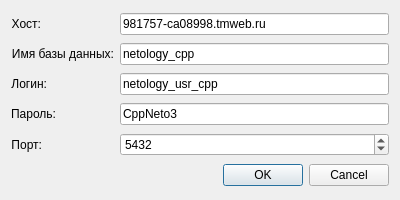
<?xml version="1.0" encoding="UTF-8"?>
<ui version="4.0">
 <class>DbData</class>
 <widget class="QDialog" name="DbData">
  <property name="geometry">
   <rect>
    <x>0</x>
    <y>0</y>
    <width>400</width>
    <height>200</height>
   </rect>
  </property>
  <property name="windowTitle">
   <string>Dialog</string>
  </property>
  <layout class="QGridLayout" name="gridLayout">
   <item row="1" column="0">
    <widget class="QLabel" name="lb_dbName">
     <property name="sizePolicy">
      <sizepolicy hsizetype="Maximum" vsizetype="Preferred">
       <horstretch>0</horstretch>
       <verstretch>0</verstretch>
      </sizepolicy>
     </property>
     <property name="text">
      <string>Имя базы данных:</string>
     </property>
     <property name="alignment">
      <set>Qt::AlignRight|Qt::AlignTrailing|Qt::AlignVCenter</set>
     </property>
    </widget>
   </item>
   <item row="2" column="1">
    <widget class="QLineEdit" name="le_login">
     <property name="sizePolicy">
      <sizepolicy hsizetype="Preferred" vsizetype="Fixed">
       <horstretch>0</horstretch>
       <verstretch>0</verstretch>
      </sizepolicy>
     </property>
     <property name="text">
      <string>netology_usr_cpp</string>
     </property>
    </widget>
   </item>
   <item row="1" column="1">
    <widget class="QLineEdit" name="le_dbName">
     <property name="sizePolicy">
      <sizepolicy hsizetype="Preferred" vsizetype="Fixed">
       <horstretch>0</horstretch>
       <verstretch>0</verstretch>
      </sizepolicy>
     </property>
     <property name="text">
      <string>netology_cpp</string>
     </property>
    </widget>
   </item>
   <item row="3" column="0">
    <widget class="QLabel" name="lb_pass">
     <property name="sizePolicy">
      <sizepolicy hsizetype="Maximum" vsizetype="Preferred">
       <horstretch>0</horstretch>
       <verstretch>0</verstretch>
      </sizepolicy>
     </property>
     <property name="text">
      <string>Пароль:</string>
     </property>
     <property name="alignment">
      <set>Qt::AlignRight|Qt::AlignTrailing|Qt::AlignVCenter</set>
     </property>
    </widget>
   </item>
   <item row="3" column="1">
    <widget class="QLineEdit" name="le_pass">
     <property name="sizePolicy">
      <sizepolicy hsizetype="Preferred" vsizetype="Fixed">
       <horstretch>0</horstretch>
       <verstretch>0</verstretch>
      </sizepolicy>
     </property>
     <property name="text">
      <string>CppNeto3</string>
     </property>
    </widget>
   </item>
   <item row="4" column="0">
    <widget class="QLabel" name="lb_port">
     <property name="sizePolicy">
      <sizepolicy hsizetype="Maximum" vsizetype="Preferred">
       <horstretch>0</horstretch>
       <verstretch>0</verstretch>
      </sizepolicy>
     </property>
     <property name="text">
      <string>Порт:</string>
     </property>
     <property name="alignment">
      <set>Qt::AlignRight|Qt::AlignTrailing|Qt::AlignVCenter</set>
     </property>
    </widget>
   </item>
   <item row="0" column="0">
    <widget class="QLabel" name="lb_host">
     <property name="sizePolicy">
      <sizepolicy hsizetype="Fixed" vsizetype="Minimum">
       <horstretch>35</horstretch>
       <verstretch>0</verstretch>
      </sizepolicy>
     </property>
     <property name="text">
      <string>Хост:</string>
     </property>
     <property name="alignment">
      <set>Qt::AlignRight|Qt::AlignTrailing|Qt::AlignVCenter</set>
     </property>
    </widget>
   </item>
   <item row="5" column="0" colspan="2">
    <widget class="QDialogButtonBox" name="buttonBox">
     <property name="orientation">
      <enum>Qt::Horizontal</enum>
     </property>
     <property name="standardButtons">
      <set>QDialogButtonBox::Cancel|QDialogButtonBox::Ok</set>
     </property>
    </widget>
   </item>
   <item row="0" column="1">
    <widget class="QLineEdit" name="le_host">
     <property name="sizePolicy">
      <sizepolicy hsizetype="Minimum" vsizetype="Fixed">
       <horstretch>0</horstretch>
       <verstretch>0</verstretch>
      </sizepolicy>
     </property>
     <property name="text">
      <string>981757-ca08998.tmweb.ru</string>
     </property>
    </widget>
   </item>
   <item row="2" column="0">
    <widget class="QLabel" name="lb_login">
     <property name="sizePolicy">
      <sizepolicy hsizetype="Maximum" vsizetype="Preferred">
       <horstretch>0</horstretch>
       <verstretch>0</verstretch>
      </sizepolicy>
     </property>
     <property name="text">
      <string>Логин:</string>
     </property>
     <property name="alignment">
      <set>Qt::AlignRight|Qt::AlignTrailing|Qt::AlignVCenter</set>
     </property>
    </widget>
   </item>
   <item row="4" column="1">
    <widget class="QSpinBox" name="spB_port">
     <property name="sizePolicy">
      <sizepolicy hsizetype="Preferred" vsizetype="Fixed">
       <horstretch>0</horstretch>
       <verstretch>0</verstretch>
      </sizepolicy>
     </property>
     <property name="maximum">
      <number>65535</number>
     </property>
     <property name="value">
      <number>5432</number>
     </property>
    </widget>
   </item>
  </layout>
 </widget>
 <resources/>
 <connections>
  <connection>
   <sender>buttonBox</sender>
   <signal>accepted()</signal>
   <receiver>DbData</receiver>
   <slot>accept()</slot>
   <hints>
    <hint type="sourcelabel">
     <x>248</x>
     <y>254</y>
    </hint>
    <hint type="destinationlabel">
     <x>157</x>
     <y>274</y>
    </hint>
   </hints>
  </connection>
  <connection>
   <sender>buttonBox</sender>
   <signal>rejected()</signal>
   <receiver>DbData</receiver>
   <slot>reject()</slot>
   <hints>
    <hint type="sourcelabel">
     <x>316</x>
     <y>260</y>
    </hint>
    <hint type="destinationlabel">
     <x>286</x>
     <y>274</y>
    </hint>
   </hints>
  </connection>
 </connections>
</ui>
